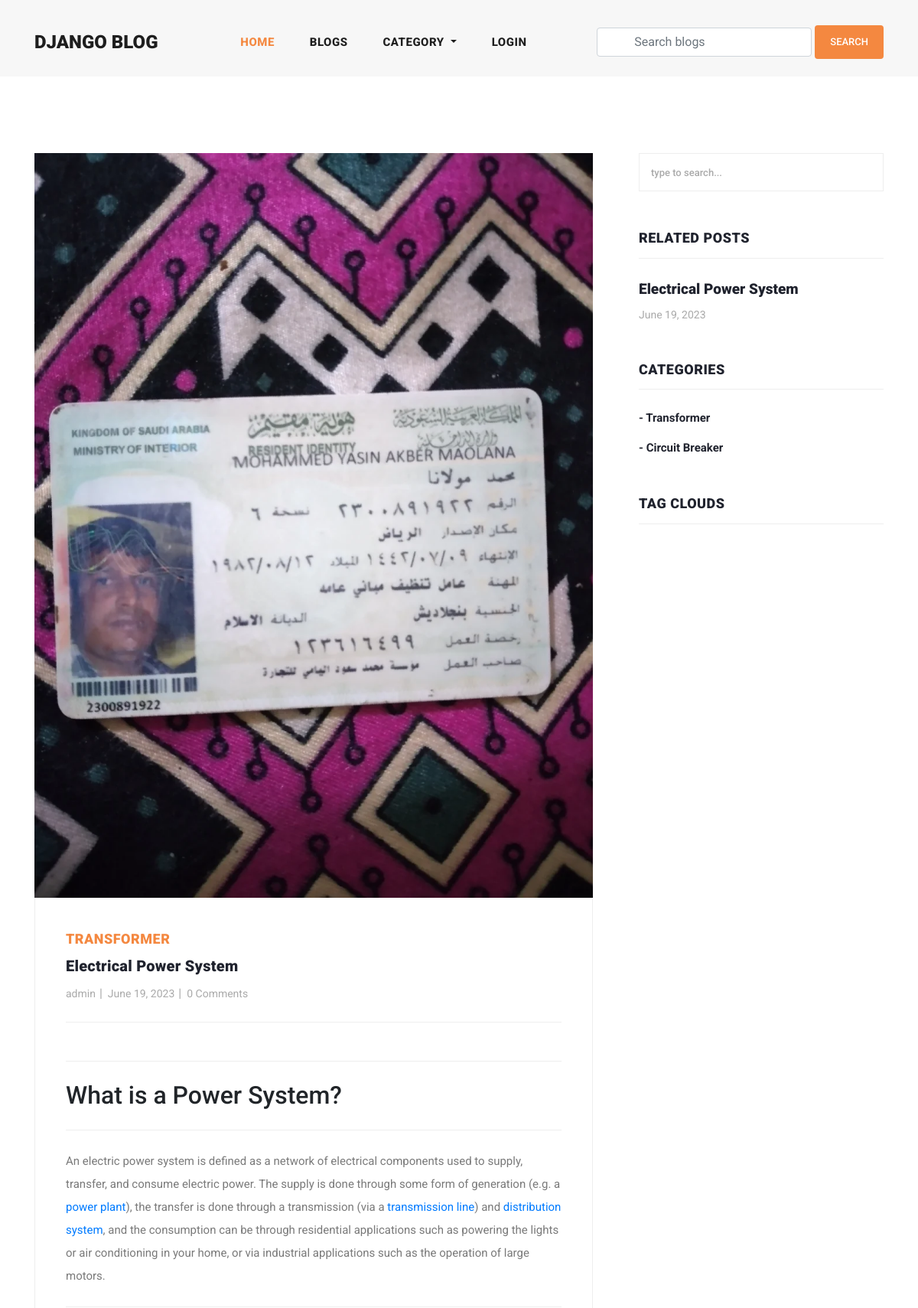
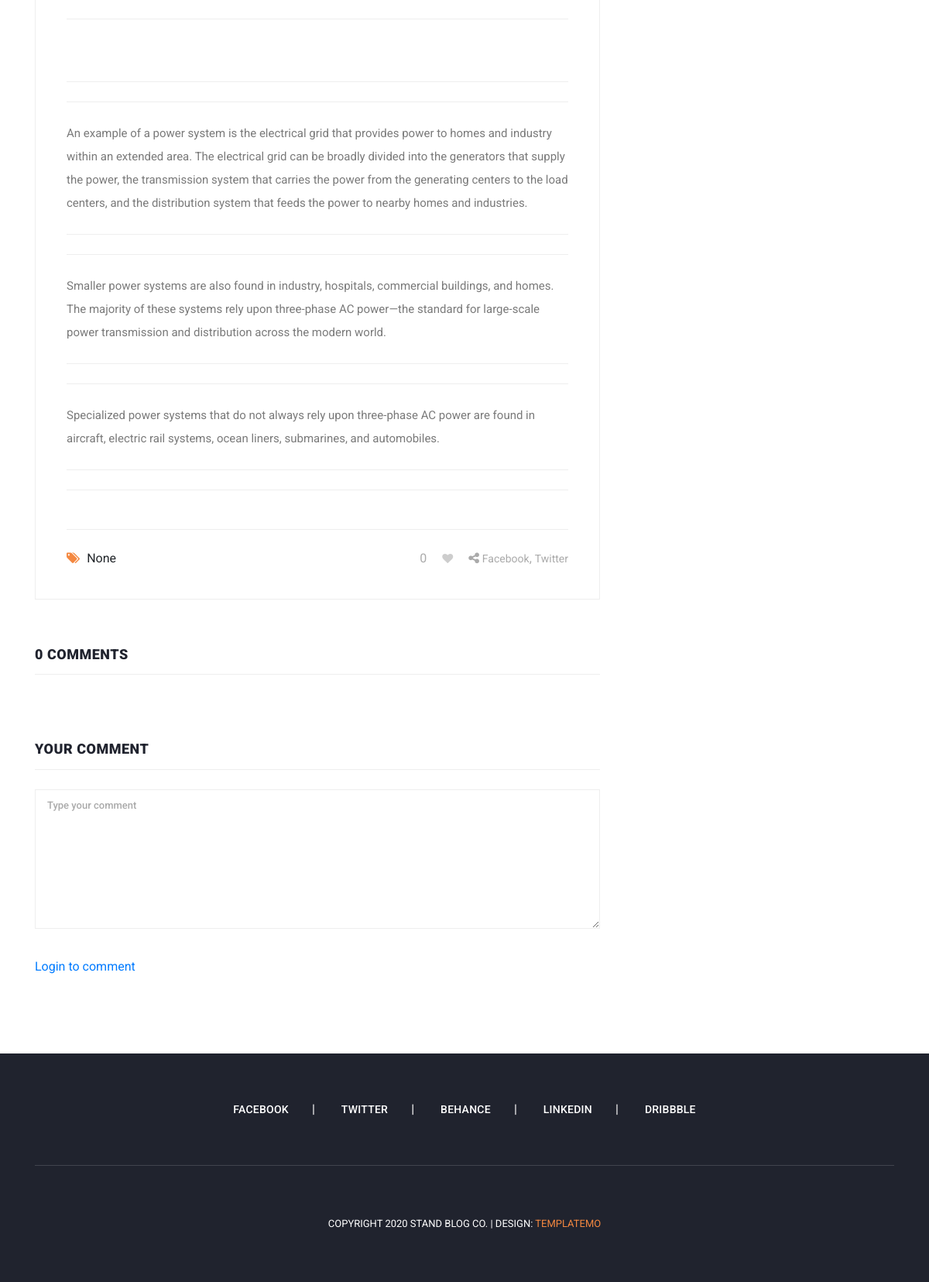
The page /blog/electrical-power-system/ on the database its author committed (2 pictures, top to bottom).
### blog/models.py (models this page shows, shortened)
class Blog(models.Model):
    user = models.ForeignKey(
        User,
        related_name='user_blogs',
        on_delete=models.CASCADE
    )
    category = models.ForeignKey(
        Category,
        related_name='category_blogs',
        on_delete=models.CASCADE
    )
    tags = models.ManyToManyField(
        Tag,
        related_name='tag_blogs',
        blank=True
    )
    likes = models.ManyToManyField(
        User,
        related_name='user_likes',
        blank=True
    )
    title = models.CharField(
        max_length=250
    )
    slug = models.SlugField(null=True, blank=True)
    banner = models.ImageField(upload_to='blog_banners')
    description = RichTextField()
    created_date = models.DateField(auto_now_add=True)

class Category(models.Model):
    title = models.CharField(max_length=150, unique=True)
    slug = models.SlugField(null=True, blank=True)
    created_date = models.DateField(auto_now_add=True)

### user_profile/models.py (models this page shows, shortened)
class User(AbstractUser):
    email = models.EmailField(
        max_length=150,
        unique=True,
        error_messages={
            "unique": "The email must be unique"
        }
    )
    profile_image = models.ImageField(
        null=True,
        blank=True,
        upload_to="profile_images"
    )
    followers = models.ManyToManyField("Follow")
    REQUIRED_FIELDS = ["email"]
    objects = CustomUserManager()

### blog/views.py (the view, shortened to what this page needs)
# urls.py: path('blog/<str:slug>/', blog_details, name='blog_details'),
def blog_details(request, slug):
    form = TextForm()
    blog = get_object_or_404(Blog, slug=slug)
    category = Category.objects.get(id=blog.category.id)
    related_blogs = category.category_blogs.all()
    tags = Tag.objects.order_by('-created_date')[:5]
    liked_by = request.user in blog.likes.all()
    context = {
        "blog": blog,
        "related_blogs": related_blogs,
        "tags": tags,
        "form": form,
        "liked_by": liked_by
    }
    return render(request, 'blog_details.html', context)

### blog/forms.py
class TextForm(forms.Form):
    text = forms.CharField(widget=forms.Textarea, required=True)

### blog/context_processors.py (called while the page is built)
def get_all_categories(request):
    categories = Category.objects.all()
    context = {
        "categories": categories
    }
    return context

### user_profile/context_processors.py (called while the page is built, shortened)
def user_notifications(request):
    context = {}
    return context

### templates/blog_details.html (shortened to what this page needs)
{% extends 'base.html' %}
{% load static %}
{% block content %}
<section class="blog-posts grid-system">
    <div class="container">
      <div class="row">
        <div class="col-lg-8">
          <div class="all-blog-posts">
            <div class="row">
              <div class="col-lg-12">
                <div class="blog-post">
                  <div class="blog-thumb">
                    <img src="{{blog.banner.url}}" alt="">
                  </div>
                  <div class="down-content">
                    <span>{{blog.category.title}}</span>
                    <a href="javascript:void(0);"><h4>{{blog.title}}</h4></a>
                    <ul class="post-info">
                      <li><a href="{% url 'view_user_information' blog.user.username %}">{{blog.user.username}}</a></li>
                      <li><a href="javascript:void(0);">{{blog.created_date}}</a></li>
                      <li><a href="javascript:void(0);">{{blog.blog_comments.all.count}} Comments</a></li>
                    </ul>
                    <p>{{blog.description|safe}}</p>
                    <div class="post-options">
                      <div class="row">
                        <div class="col-6">
                          <ul class="post-tags">
                            <li><i class="fa fa-tags"></i></li>
                            {% if blog.tags.all.count > 0 %}
                            {% for tag in blog.tags.all %}
                            <li><a href="{% url 'tag_blogs' tag.slug %}">{{tag.title}}</a></li>
                            {% endfor %}
                            {% else %}
                            None
                            {% endif %}
                          </ul>
                        </div>
                        {% if request.user.is_authenticated %}
                        <div class="col-6">
                          <ul class="post-share">
                            <li id="like-count">{{blog.likes.count}}</li>
                            {% if liked_by %}
                            <li class="pl-3 pr-3"><a href="javascript:void(0);"><i id="like-icon" data-blog="{{blog.id}}" class="fa fa-heart"></i></a></li>
                            {% else %}
                            <li class="pl-3 pr-3"><a href="javascript:void(0);"><i id="like-icon" data-blog="{{blog.id}}" class="fa fa-heart empty-heart"></i></a></li>
                            {% endif %}
                            <li><i class="fa fa-share-alt"></i></li>
                            <li><a href="#">Facebook</a>,</li>
                            <li><a href="#"> Twitter</a></li>
                          </ul>
                        </div>
                        {% else %}
                        <div class="col-6">
                          <ul class="post-share">
                            <li id="like-count">{{blog.likes.count}}</li>
                            {% if liked_by %}
                            <li class="pl-3 pr-3"><a href="{% url 'login' %}"><i class="fa fa-heart"></i></a></li>
                            {% else %}
                            <li class="pl-3 pr-3"><a href="{% url 'login' %}"><i class="fa fa-heart empty-heart"></i></a></li>
                            {% endif %}
                            <li><i class="fa fa-share-alt"></i></li>
                            <li><a href="#">Facebook</a>,</li>
                            <li><a href="#"> Twitter</a></li>
                          </ul>
                        </div>
                        {% endif %}
                      </div>
                    </div>
                  </div>
                </div>
              </div>
              <div class="col-lg-12">
                <div class="sidebar-item comments">
                  <div class="sidebar-heading">
                    <h2>{{blog.blog_comments.count}} Comments</h2>
                  </div>
                </div>
              </div>
              <div class="col-lg-12">
                <div class="sidebar-item submit-comment">
                  <div class="sidebar-heading">
                    <h2>Your comment</h2>
                  </div>
                  <div class="content">
                    <form id="comment" action="{% url 'blog_details' blog.slug %}" method="POST">
                      <div class="row">
                        <div class="col-lg-12">
                          <fieldset>
                            <textarea name="text" rows="6" id="message" placeholder="Type your comment" required=""></textarea>
                          </fieldset>
                        </div>
                        <div class="col-lg-12">
                          <fieldset>
                            {% if request.user.is_authenticated %}
                            <button type="submit" id="form-submit" class="main-button">Submit</button>
                            {% else %}
                            <a href="{% url 'login' %}" id="form-submit" class="main-button">Login to comment</a>
                            {% endif %}
                          </fieldset>
                        </div>
                      </div>
                    </form>
                  </div>
                </div>
              </div>
            </div>
          </div>
        </div>
        <div class="col-lg-4">
          <div class="sidebar">
            <div class="row">
              <div class="col-lg-12">
                <div class="sidebar-item search">
                  <form id="search_form" name="gs" method="GET" action="#">
                    <input type="text" name="q" class="searchText" placeholder="type to search..." autocomplete="on">
                  </form>
                </div>
              </div>
              <div class="col-lg-12">
                <div class="sidebar-item recent-posts">
                  <div class="sidebar-heading">
                    <h2>Related Posts</h2>
                  </div>
                  <div class="content">
                    <ul>
                      {% for blog in related_blogs %}
                      <li><a href="{% url 'blog_details' blog.slug %}">
                        <h5>{{blog.title}}</h5>
                        <span>{{blog.created_date}}</span>
                      </a></li>
                      {% endfor %}
                    </ul>
                  </div>
                </div>
              </div>
              <div class="col-lg-12">
                <div class="sidebar-item categories">
                  <div class="sidebar-heading">
                    <h2>Categories</h2>
                  </div>
                  <div class="content">
                    <ul>
                      {% for category in categories %}
                      <li><a href="{% url 'category_blogs' category.slug %}">- {{category.title}}</a></li>
                      {% endfor %}
                    </ul>
                  </div>
                </div>
              </div>
              <div class="col-lg-12">
                <div class="sidebar-item tags">
                  <div class="sidebar-heading">
                    <h2>Tag Clouds</h2>
                  </div>
                </div>
              </div>
            </div>
          </div>
        </div>
      </div>
    </div>
  </section>
{% endblock content %}

### assets/css/templatemo-stand-blog.css (style rules this page uses)
body { font-family: 'Roboto', sans-serif; overflow-x: hidden; text-rendering: optimizeLegibility; -webkit-font-smoothing: antialiased; -moz-osx-font-smoothing: grayscale; }
p { margin-bottom: 0px; font-size: 15px; font-weight: 400; color: #7a7a7a; line-height: 30px; }
a { text-decoration: none!important; }
ul { padding: 0; margin: 0; list-style: none; }
h1,h2,h3,h4,h5,h6 { margin: 0px; }
.blog-posts { margin-top: 100px; }
.blog-posts .blog-post { margin-bottom: 30px; }
.blog-posts .blog-thumb img { width: 100%; overflow: hidden; }
.blog-posts .down-content { padding: 40px; border-right: 1px solid #eee; border-left: 1px solid #eee; border-bottom: 1px solid #eee; }
.blog-posts .down-content span { font-size: 18px; text-transform: uppercase; letter-spacing: 0.5px; font-weight: 900; color: #f48840; }
.blog-posts .down-content h4 { font-size: 24px; text-transform: capitalize; letter-spacing: 0.5px; font-weight: 900; color: #20232e; margin: 10px 0px 12px 0px; }
.blog-posts .down-content ul.post-info li { display: inline-block; margin-right: 8px; }
.blog-posts .down-content ul.post-info li:after { content: '|'; color: #aaa; margin-left: 8px; }
.blog-posts .down-content h4 { font-size: 20px; letter-spacing: 0.25px; }
.grid-system .down-content ul.post-info li { margin-right: 3px; }
.grid-system .down-content ul.post-info li:after { margin-left: 5px; }
.blog-posts .down-content ul.post-info li:last-child::after { display: none; }
.blog-posts .down-content ul.post-info li a { font-size: 14px; color: #aaa; font-weight: 400; transition: all .3s; }
.blog-posts .down-content p { padding: 25px 0px; margin: 25px 0px; border-top: 1px solid #eee; border-bottom: 1px solid #eee; }
.blog-posts .down-content ul.post-share { text-align: right; }
.blog-posts .down-content ul.post-tags li, .blog-posts .down-content ul.post-share li { display: inline-block; }
.blog-posts .down-content ul.post-tags li:first-child i, .blog-posts .down-content ul.post-share li:first-child i { color: #f48840; margin-right: 5px; }
.blog-posts .down-content ul.post-tags li, .blog-posts .down-content ul.post-share li { color: #aaa; }
.blog-posts .down-content ul.post-tags li a, .blog-posts .down-content ul.post-share li a { font-size: 14px; color: #aaa; font-weight: 400; transition: all .3s; }
.blog-posts .sidebar-heading h2 { font-size: 18px; text-transform: uppercase; font-weight: 900; letter-spacing: 0.5px; color: #20232e; border-bottom: 1px solid #eee; padding-bottom: 15px; margin-bottom: 25px; }
.blog-posts .comments { margin-top: 30px; }
.blog-posts .submit-comment { margin-top: 60px; }
.blog-posts .submit-comment textarea { width: 100%; height: 46px; border: 1px solid #eee; font-size: 13px; text-transform: uppercase; font-weight: 500; color: #7a7a7a; outline: none; padding: 10px 15px; margin-bottom: 30px; height: 180px; max-height: 220px; max-width: 100%; min-width: 160px; }
.blog-posts .submit-comment input::placeholder, .blog-posts .submit-comment textarea::placeholder { color: #aaa; }
.sidebar { margin-left: 30px; }
.sidebar .sidebar-item { margin-top: 50px; }
.sidebar .search { margin-top: 0px; }
.sidebar .sidebar-heading h2 { font-size: 18px; text-transform: uppercase; font-weight: 900; letter-spacing: 0.5px; color: #20232e; border-bottom: 1px solid #eee; padding-bottom: 15px; margin-bottom: 25px; }
.sidebar .search input { width: 100%; height: 50px; border: 1px solid #eee; font-size: 13px; text-transform: uppercase; font-weight: 500; color: #7a7a7a; outline: none; padding: 0px 15px; }
.sidebar .search input::placeholder { color: #aaa; }
.sidebar .recent-posts ul li { margin-bottom: 15px; padding-bottom: 15px; border-bottom: 1px solid #eee; }
.sidebar .recent-posts ul li:last-child { margin-bottom: 0px; padding-bottom: 0px; border-bottom: none; }
.sidebar .recent-posts ul li h5 { font-size: 19px; font-weight: 900; color: #20232e; line-height: 30px; transition: all 0.3s; }
.sidebar .recent-posts ul li span { display: block; font-size: 14px; color: #aaa; margin-top: 8px; }
.sidebar .categories ul li { margin-bottom: 15px; }
.sidebar .categories ul li:last-child { margin-bottom: 0px; }
.sidebar .categories ul li a { font-size: 15px; font-weight: 700; color: #20232e; transition: all .3s; }

### assets/css/main.css (style rules this page uses)
.empty-heart { color: #CDCDCD !important; }
.blog-posts .submit-comment textarea { text-transform: none !important; }
.fa-heart { color: red !important; }
input, textarea { text-transform: none !important; }

### rows shown on the page
Blog: banner (picture), category "TRANSFORMER", title "Electrical Power System", user.username "admin", created_date "June 19, 2023", blog_comments.all.count "0", description "What is a Power System? An electric power system is defined as a network of electrical components used to supply, transfer, and consume electric power. The supply is done through some form of generation (e.g. a power plant ), the transfer is done through a transmission (via a transmission line ) and distribution system , and the consumption can be through residential applications such as powering the lights or air conditioning in your home, or via industrial applications such as the operation of large motors. An example of a power system is the electrical grid that provides power to homes and industry within an extended area. The electrical grid can be broadly divided into the generators…", likes.count "0", blog_comments.count "0"
Category: title "Transformer"
Category: title "Circuit Breaker"
